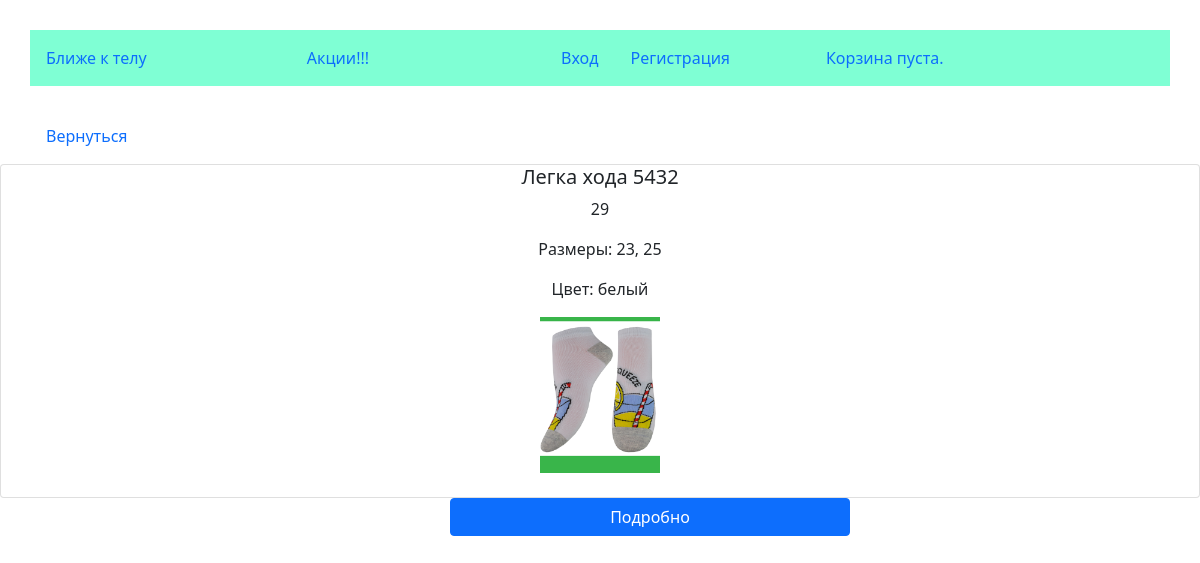
Page /catalog/color_list/1/ on the committed database.
### catalog/models.py (models this page shows, shortened)
class Product(models.Model):
    people = models.ManyToManyField(People, help_text='Люди. Для кого товар', verbose_name='Кому товар предназначен')
    category = models.ForeignKey(Category, on_delete=models.CASCADE, help_text='Категория товара',
                                 verbose_name='Категория товара')
    wearlist = models.ForeignKey(WearsList, on_delete=models.CASCADE, help_text='Вид одежды',
                                 verbose_name='Вид одежды', blank=True, null=True)
    socklist = models.ForeignKey(SocksList, on_delete=models.CASCADE, help_text='Вид носков',
                                 verbose_name='Вид носков', blank=True, null=True)
    art = models.ForeignKey(Art, on_delete=models.PROTECT, help_text='Артикул', verbose_name='Артикул', blank=True)
    title = models.CharField(max_length=50, help_text='Наименование', verbose_name='Наименование', blank=True)
    brand = models.ForeignKey(Brand, on_delete=models.PROTECT, help_text='Бренд', verbose_name='Бренд')
    season = models.ManyToManyField(Season, help_text='Наименование сезона',
                                    verbose_name='Наименование сезона')
    price = models.CharField(max_length=10, help_text='Цена', verbose_name='Цена', blank=True)
    size = models.ManyToManyField(Size, help_text='Размер изделия', verbose_name='Размер изделия')
    pic = models.ImageField(upload_to='static/photo/%Y/%m/%d/', db_index=True,
                            verbose_name='Фото', blank=True)
    color = models.ManyToManyField(Color, help_text='Цвет', verbose_name='Цвет')
    components = models.CharField(max_length=250, help_text='Состав изделия', verbose_name='Состав изделия', blank=True)
    description = models.TextField(help_text='Описание товара', verbose_name='Описание товара', blank=True)
    add_product = models.CharField(max_length=20, help_text='Количество товара',
                                   verbose_name='Добавить количество товара',
                                   blank=True, null=True)
    def get_absolute_url(self):
        return reverse('product', kwargs={'product_id': self.pk})

class Brand(models.Model):
    brand = models.CharField(max_length=50, help_text='Бренд', verbose_name='Бренд')
    def __str__(self):
        return self.brand

class Art(models.Model):
    art = models.CharField(max_length=20, help_text='Артикул')
    def __str__(self):
        return self.art

class Size(models.Model):
    size = models.CharField(max_length=20, help_text='Размер', verbose_name='Размер')
    def __str__(self):
        return self.size

class Color(models.Model):
    color = models.CharField(max_length=20, help_text='Цвет', verbose_name='Цвет')
    def __str__(self):
        return self.color

### catalog/views.py (the view)
# urls.py: path('color_list/<int:color_id>/', get_color),
def get_color(request, color_id):
    product = Product.objects.all().filter(color=color_id)
    colors = Color.objects.all()
    color = Color.objects.filter(pk=color_id)
    context = {'color': color, 'colors': colors, 'product': product, }
    return render(request, 'color_list.html', context=context)

### catalog/cart.py (called while the page is built)
    def __len__(self):
        return sum(item['quantity'] for item in self.cart.values())

### catalog/context_processors.py (called while the page is built)
def cart(request):
    return {'cart':Cart(request)}

### catalog/templates/color_list.html (shortened to what this page needs)
{% extends 'base.html' %}
{% block content %}
<div class="col-md-4">
    <ul class="list-group" style="margin-left: 30px;margin-right: 1150px; background-color: aquamarine">
        <a class="nav-link" href="/catalogue">Вернуться</a>
    </ul>
</div>
{% for item in product %}
<div class="card text-center mt-2">
    <h5 class="card-title">{{ item.brand }} {{ item.art }}</h5>
    <p class="card-text">{{ item.price }}</p>
    <p class="card-text">Размеры: {{ item.size.all|join:", " }}</p>
    <p class="card-text">Цвет: {{ item.color.all|join:", " }}</p>
    <img src="{{item.pic.url}}" style="align-self:center" width="10%" height="10%" alt="">
    <br>
</div>
<a href="{{ item.get_absolute_url }}" style="margin-left: 450px" class="btn btn-primary col-md-4">Подробно</a>
{% endfor%}
{% endblock %}

### rows in the picture
Product: brand "Легка хода", art "5432", price "29", size.all "23, 25", color.all "белый", pic (picture)
